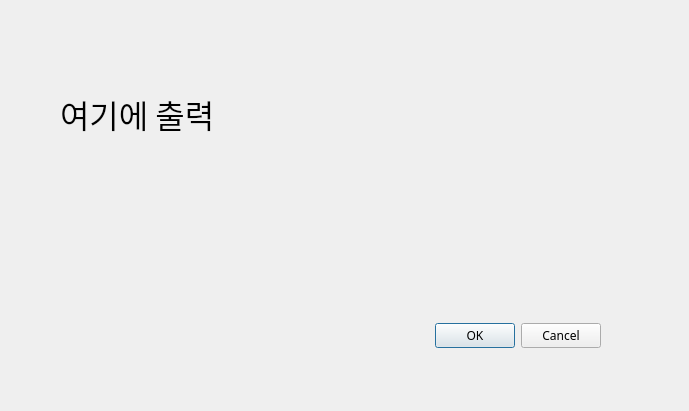
<?xml version="1.0" encoding="UTF-8"?>
<ui version="4.0">
 <class>Dialog</class>
 <widget class="QDialog" name="Dialog">
  <property name="geometry">
   <rect>
    <x>0</x>
    <y>0</y>
    <width>689</width>
    <height>411</height>
   </rect>
  </property>
  <property name="windowTitle">
   <string>Dialog</string>
  </property>
  <widget class="QDialogButtonBox" name="buttonBox">
   <property name="geometry">
    <rect>
     <x>260</x>
     <y>320</y>
     <width>341</width>
     <height>32</height>
    </rect>
   </property>
   <property name="font">
    <font>
     <family>D2Coding</family>
    </font>
   </property>
   <property name="autoFillBackground">
    <bool>false</bool>
   </property>
   <property name="orientation">
    <enum>Qt::Horizontal</enum>
   </property>
   <property name="standardButtons">
    <set>QDialogButtonBox::Cancel|QDialogButtonBox::Ok</set>
   </property>
  </widget>
  <widget class="QLabel" name="label">
   <property name="geometry">
    <rect>
     <x>60</x>
     <y>90</y>
     <width>381</width>
     <height>91</height>
    </rect>
   </property>
   <property name="font">
    <font>
     <family>D2Coding</family>
     <pointsize>24</pointsize>
     <weight>50</weight>
     <bold>false</bold>
    </font>
   </property>
   <property name="text">
    <string>여기에 출력</string>
   </property>
   <property name="scaledContents">
    <bool>false</bool>
   </property>
   <property name="alignment">
    <set>Qt::AlignLeading|Qt::AlignLeft|Qt::AlignTop</set>
   </property>
   <property name="wordWrap">
    <bool>true</bool>
   </property>
  </widget>
 </widget>
 <resources/>
 <connections>
  <connection>
   <sender>buttonBox</sender>
   <signal>accepted()</signal>
   <receiver>Dialog</receiver>
   <slot>accept()</slot>
   <hints>
    <hint type="sourcelabel">
     <x>248</x>
     <y>254</y>
    </hint>
    <hint type="destinationlabel">
     <x>157</x>
     <y>274</y>
    </hint>
   </hints>
  </connection>
  <connection>
   <sender>buttonBox</sender>
   <signal>rejected()</signal>
   <receiver>Dialog</receiver>
   <slot>reject()</slot>
   <hints>
    <hint type="sourcelabel">
     <x>316</x>
     <y>260</y>
    </hint>
    <hint type="destinationlabel">
     <x>286</x>
     <y>274</y>
    </hint>
   </hints>
  </connection>
 </connections>
</ui>
